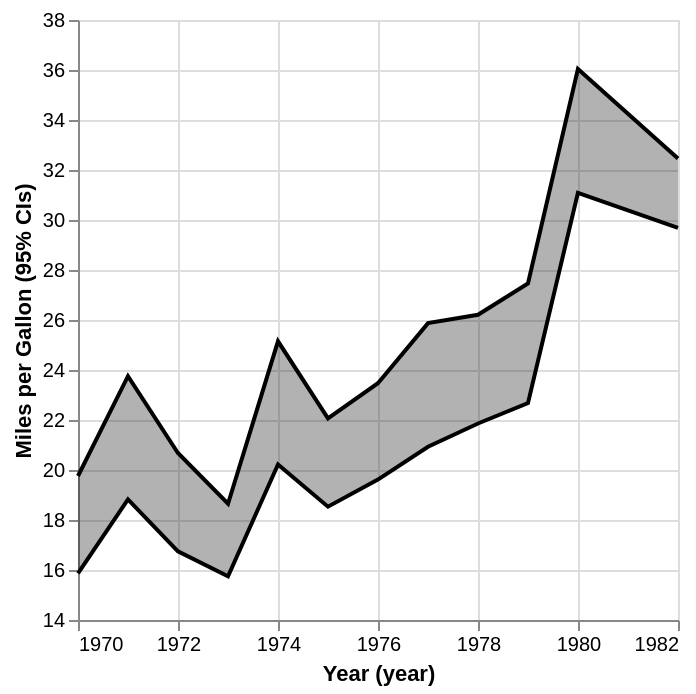

Vega-Lite specification for this chart:
### Vega-Lite specification from a JSON file in a GitHub repository (floating-point values rounded to 4 significant figures; data arrays with more than 128 entries replaced by an {"elided": "..."} marker saying what was removed)
{"$schema": "https://vega.github.io/schema/vega-lite/v4.json", "data": {"values": {"elided": "406 records"}}, "layer": [{"mark": {"type": "errorband", "extent": "ci", "borders": true}, "encoding": {"y": {"field": "Miles_per_Gallon", "type": "quantitative", "scale": {"zero": false}, "title": "Miles per Gallon (95% CIs)"}, "x": {"timeUnit": "year", "field": "Year"}, "color": {"value": "black"}}}]}
